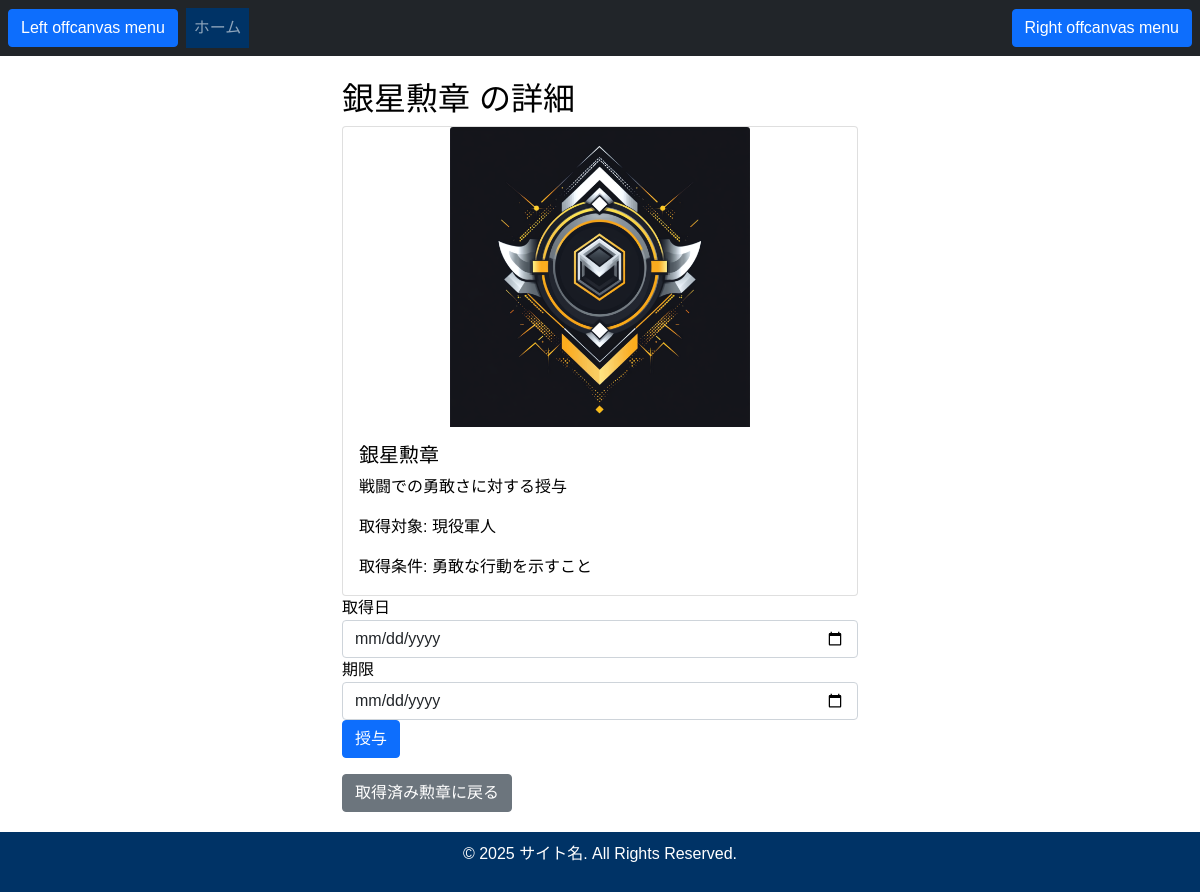
The page /employee/select_medals/1831414794639/1/ on the database its author committed.
### main/models.py (models this page shows, shortened)
class Medal(models.Model):
    name = models.CharField(max_length=100, verbose_name="勲章名")
    image = models.ImageField(upload_to='medals/', verbose_name="アイコン", blank=True, null=True)  # 勲章のアイコン画像
    description = models.TextField(verbose_name="勲章の説明")
    requirements = models.TextField(max_length=400,verbose_name="授与条件", blank=True, null=True)  # 授与条件
    eligible_for = models.TextField(max_length=100, verbose_name="対象者", blank=True, null=True)  # 対象者
    awarding_method = models.TextField(max_length=300, verbose_name="授与方法", blank=True, null=True)  # 授与方法
    class Meta:
        verbose_name_plural = "勲章"

### employee/views.py (the view, shortened to what this page needs)
# urls.py: path('select_medals/<int:member_num>/<int:medal_id>/', MedalDetailView.as_view(), name='medal_detail'),
class MedalDetailView(View):
    def get(self, request, member_num, medal_id):
        member = Member.objects.get(member_num=member_num)
        medal = Medal.objects.get(id=medal_id)
        already_acquired = MemberMedal.objects.filter(member=member, medal=medal).exists()
        return render(request, 'employee/medal_detail.html', {
            'member': member,
            'medal': medal,
            'already_acquired': already_acquired
        })

### employee/templates/employee/medal_detail.html (shortened to what this page needs)
{% extends 'base.html' %}
{% block content %}
    <div class="container container-half">
        <h2>{{ medal.name }} の詳細</h2>
        <div class="card">
            <img src="{{ medal.image.url }}" alt="{{ medal.name }}" class="card-img-top"
                style="max-width: 300px; max-height: 400px; width: 100%;
                       height: auto; object-fit: contain; margin: 0 auto;">
            <div class="card-body">
                <h5 class="card-title">{{ medal.name }}</h5>
                <p class="card-text">{{ medal.description }}</p>
                <p class="card-text">取得対象: {{ medal.eligible_for }}</p>
                <p class="card-text">取得条件: {{ medal.requirements }}</p>
            </div>
        </div>
        {% if already_acquired %}
            <p class="text-success">この勲章はすでに取得済みです。</p>
        {% else %}
            <form method="post">
                <div class="form-group">
                    <label for="acquisition_date">取得日</label>
                    <input type="date" name="acquisition_date" class="form-control" required>
                </div>
                <div class="form-group">
                    <label for="expiration_date">期限</label>
                    <input type="date" name="expiration_date" class="form-control" required>
                </div>
                <button type="submit" class="btn btn-primary">授与</button>
            </form>
        {% endif %}
        <a href="{% url 'employee:acquired_medals' member_num=member.member_num %}" class="btn btn-secondary mt-3">取得済み勲章に戻る</a>
    </div>
{% endblock %}

### static/css/myStyles.css (style rules this page uses)
body { font-family: Arial, sans-serif; background-color: white; color: black; }
body { display: flex; flex-direction: column; min-height: 100vh; }
.container-half { width: 50%; margin: 0 auto; }

### rows shown on the page
Medal: name "銀星勲章", image (picture), description "戦闘での勇敢さに対する授与", eligible_for "現役軍人", requirements "勇敢な行動を示すこと"
